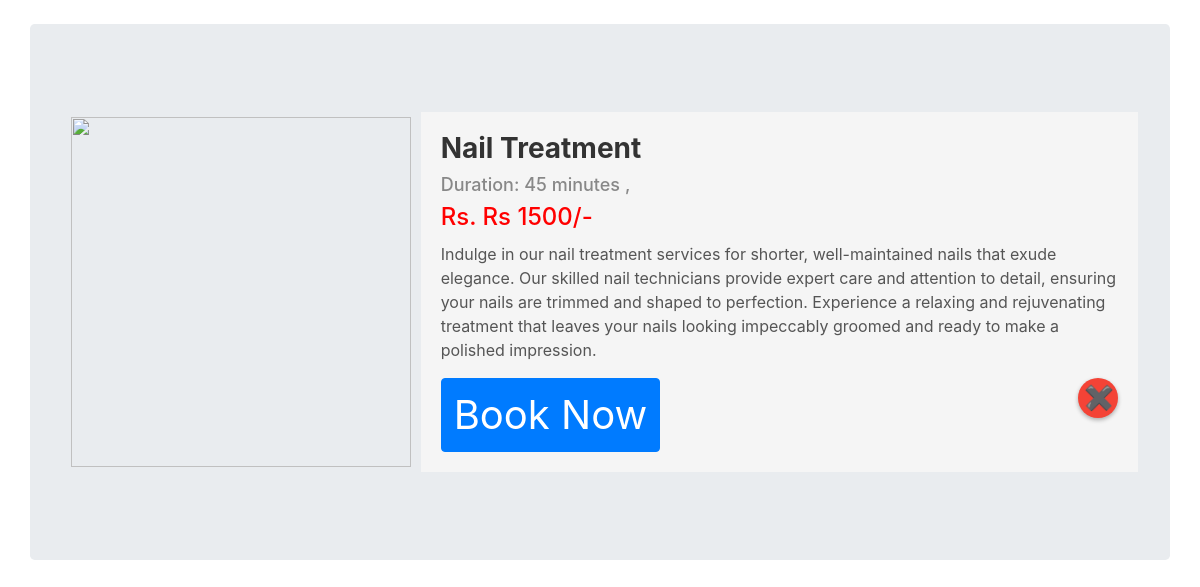
The page /viewservice.php?serid=3 on the database its author committed.
### tables this page shows
CREATE TABLE `services` (
  `serviceid` int(11) NOT NULL,
  `services` varchar(500) NOT NULL,
  `price` varchar(50) DEFAULT NULL,
  `duration` varchar(50) DEFAULT NULL,
  `serviceDesc` varchar(500) NOT NULL
);

### viewservice.php (the view, shortened to what this page needs)
<!doctype html>
<html lang="en">
<head>
    <link rel="stylesheet" href="https://stackpath.bootstrapcdn.com/bootstrap/4.4.1/css/bootstrap.min.css"
>
    <link rel="stylesheet" href="https://use.fontawesome.com/releases/v5.8.2/css/all.css"
>
</head>
<body>
    <div class="container my-4" id="cont">
        <div class="row jumbotron">
            <?php
            $id = $_GET['serid'];
            $sql = "SELECT * FROM `services` WHERE serviceid = $id";
            $result = mysqli_query($conn, $sql);
            $row = mysqli_fetch_assoc($result);
            $serviceid = $row['serviceid'];
            $services = $row['services'];
            $serviceDesc = $row['serviceDesc'];
            $price = $row['price'];
            $duration = $row['duration'];
            ?>
            <?php
            echo '
        <div class="col-md-4" style="display: flex; justify-content: center; align-items: center;">
                <img src="assets/images/services-' . $serviceid . '.jpg" width="340px" height="350px" max-width: 340px;">
            </div>
            <div class="col-md-8 my-4" style="padding: 20px; background-color: #f5f5f5; animation: fade-in 0.5s ease-out;">
                <h1 style="font-size: 28px; font-weight: bold; color: #333;">' . $services . '</h1>
                <h4 style="font-size: 18px; color: #888;">Duration: ' . $duration . ' ,</h4>
                <h3 style="font-size: 24px; color: #ff0000; margin-bottom: 10px;">Rs. ' . $price . '/-</h3>
                <p style="font-size: 16px; line-height: 1.5; color: #555;">' . $serviceDesc . '</p>';
                if($loggedin){
                    echo '
                        <a href="booking.php"><button style="font-size:250%;   background-color:#675228;   font-weight: 900;
                        border-radius: 25px;   font-size: 2rem; padding: 10px 40px;" class="btn btn-primary">Book Now</button></a>';
                        }
                        else{
                        echo '<button style="font-size:250%;" class="btn btn-primary" data-toggle="modal" data-target="#loginModal">Book Now</button>';
                        }
            echo '</form>
                <a href="index.php#ourservices">
                <button style="font-size:24px; float: right; width: 40px;
                height: 40px;
                font-weight: bold;
                background-color: #f44336;
                color: white;
                border: none;
                border-radius: 50%;
                cursor: pointer;
                box-shadow: 0 2px 4px rgba(0, 0, 0, 0.3);
                transition: background-color 0.3s ease;">&#10006;</button>
                </a>
                 </div>
     </div>'
                ?>
        </div>
</body>
</html>

### viewservice.php (style rules this page uses)
body { background-image: url("assets/images/view.jpg"); background-size: cover; background-repeat: no-repeat; background-position: center; }
#cont { min-height: 570px; }

### rows shown on the page
services: services "Nail Treatment", duration "45 minutes", price "Rs 1500", serviceDesc "Indulge in our nail treatment services for shorter, well-maintained nails that exude elegance. Our skilled nail technicians provide expert care and attention to detail, ensuring your nails are trimmed and shaped to perfection. Experience a relaxing and rejuvenating treatment that leaves your nails looking impeccably groomed and ready to make a polished impression."
